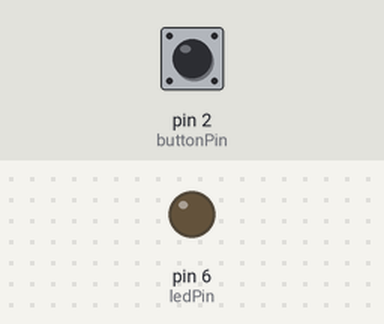
Recording of a sketch running on a simulated Arduino Uno, built with avr-gcc and run on an emulated ATmega328P. Shown: output pins drawn as LEDs (lit = HIGH). Dashed ring = blinking. Inputs (shaded band) come from the test bench; at power-on: pin 2 (buttonPin) HIGH.

Above: at 1.2 s.
1.3 s: pin 2 (buttonPin) pulled LOW for 0.15 s
At 2.0 s:
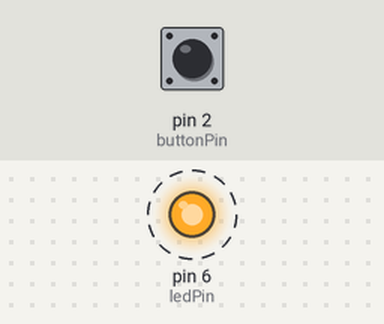
4.4 s: pin 2 (buttonPin) pulled LOW for 1 s
At 5.3 s:
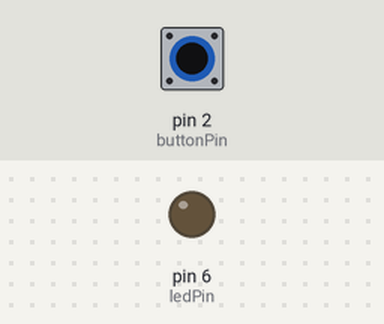
6.9 s: pin 2 (buttonPin) pulled LOW for 3.2 s
At 7.6 s:
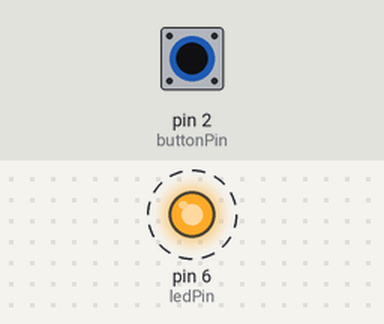
Timing chart, 0 to 19.1 s (numbered marks = the images above; inputs shaded):
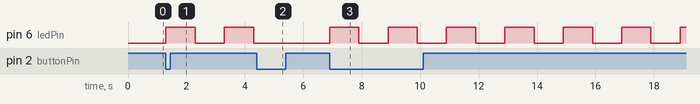

The sketch:

Day12_Button_Timer.ino
```cpp
#define buttonPin 2
#define ledPin 6

unsigned long previousMillis = 0;
bool ledEnabled = false;

void setup() {
  pinMode(buttonPin, INPUT_PULLUP);
  pinMode(ledPin, OUTPUT);
}

void loop() {
  static bool lastButton = HIGH;
  bool currentButton = digitalRead(buttonPin);

  if (lastButton == HIGH && currentButton == LOW) {
    ledEnabled = !ledEnabled;
  }
  lastButton = currentButton;

  if (ledEnabled) {
    if (millis() - previousMillis >= 1000) {
      previousMillis = millis();
      digitalWrite(ledPin, !digitalRead(ledPin));
    }
  } else {
    digitalWrite(ledPin, LOW);
  }
}
```

Measured:
- after the input at 1.3 s, pin 6 (ledPin): alternates HIGH for 1.0 s and LOW for 1.0 s, starting at once
- after the input at 4.4 s, pin 6 (ledPin): stays LOW (without the input it goes to HIGH after 0.90 s)
- after the input at 6.9 s, pin 6 (ledPin): alternates HIGH for 1.0 s and LOW for 1.0 s, starting at once
